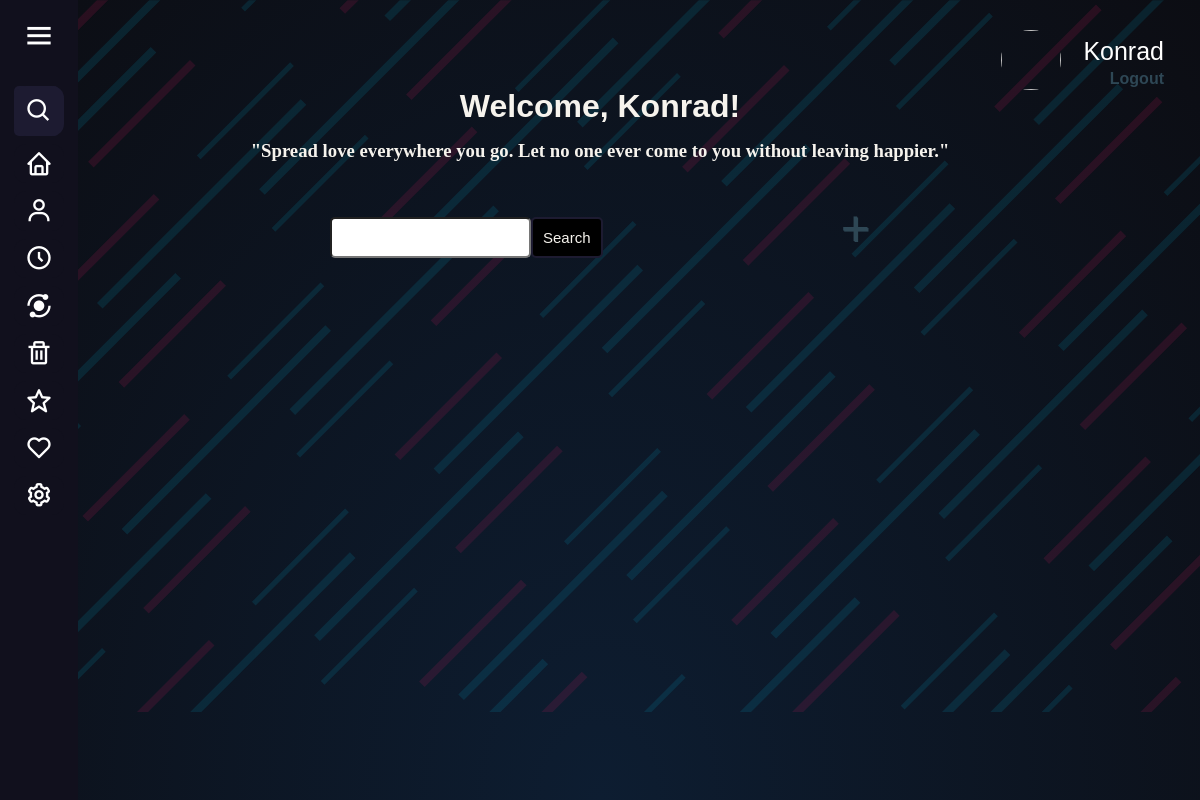
The app's page / (signed in), older data.
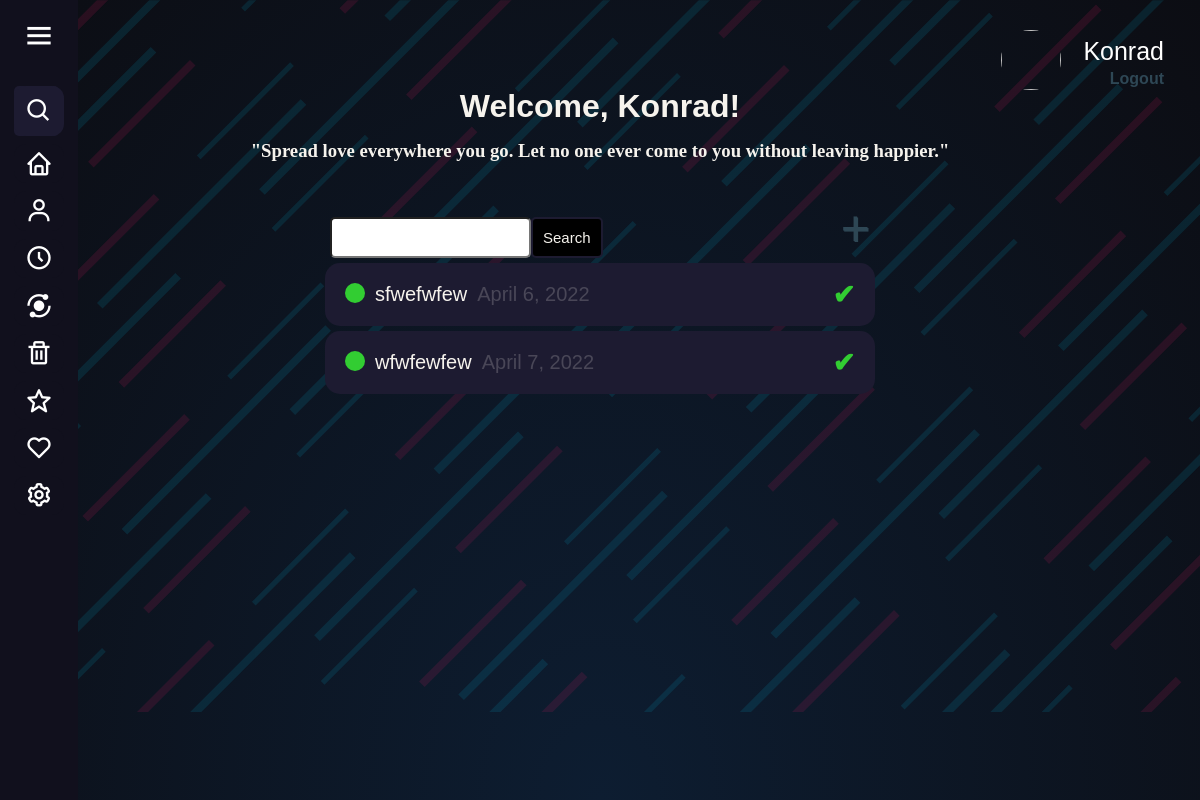
The same page, newer data.
### website/models.py (models this page shows)
class Task(models.Model):
    name = models.CharField(max_length=69)
    description = models.TextField(max_length=1337)
    deadline = models.DateField()
    status = models.BooleanField()
    visible = models.BooleanField(default=False)
    user = models.ForeignKey(User, on_delete=models.CASCADE, null=True, blank=True)
    def __str__(self):
        return self.name
    class Meta:
        ordering = ['-status', 'deadline']

### website/views.py (the view)
# urls.py: path('', views.MainTasksView.as_view(), name='main-tasks'),
class MainTasksView(LoginRequiredMixin, ListView):
    model = Task
    context_object_name = "tasks"
    template_name = "maintasks.html"
    def get_context_data(self, **kwargs):
        context = super().get_context_data(**kwargs)
        context['tasks'] = context['tasks'].filter(user=self.request.user)
        context['count'] = context['tasks'].filter(status=False).count()
        search_input = self.request.GET.get('search_bar') or ''
        if search_input:
            context['tasks'] = context['tasks'].filter(name__icontains=search_input)
        context['search_input'] = search_input
        quotes = ['"Logic will take you from A to B. Imagination will take you everywhere."',
                  '"Hate is a lack of imagination."',
                  '"I am a brain, Watson. The rest of me is a mere appendix."',
                  '"Beauty you are born with, but brains you earn."',
                  '"I not only use all the brains that I have, but all I can borrow."',
                  '"It’s not that I’m so smart, it’s just that I stay with problems longer."',
                  '"Any fool can know. The point is to understand."',
                  '"The measure of intelligence is the ability to change."',
                  '"Try not to become a person of success, but rather try to become a person of value."',
                  '"Education is not the learning of the facts, but the training of the mind to think."',
                  '"Spread love everywhere you go. Let no one ever come to you without leaving happier."',
                  '"Always remember that you are absolutely unique. Just like everyone else."',
                  '"Do not judge each day by the harvest you reap but by the seeds that you plant."',
                  '"The future belongs to those who believe in the beauty of their dreams."',
                  '"Tell me and I forget. Teach me and I remember. Involve me and I learn."',
                  '"It is during our darkest moments that we must focus to see the light."',
                  '"Life is a long lesson in humility."',
                  '"Success usually comes to those who are too busy to be looking for it."',
                  '"The way to get started is to quit talking and begin doing."',
                  '"If you really look closely, most overnight successes took a long time."',
                  '"The road to success and the road to failure are almost exactly the same."',
                  '"If you want to achieve excellence, you can get there today. As of this second, quit doing less-than-excellent work."',
                  '"Before anything else, preparation is the key to success."',
                  ]
        context['random_quote'] = random.choice(quotes)
        return context

### website/templates/maintasks.html (shortened to what this page needs)
{% extends "base.html" %}
{% block content %}
<html lang="en">
<head>
</head>
<body>
<div class="user-header-info">
{% if request.user.is_authenticated %}
<p class="user-nickname">
    <img class="rounded-circle account-img-main" src="{{ user.profile.avatar.url }} " style="cursor: pointer;"/>
    {{ request.user }}
</p>
<a class="user-log" href="{% url 'logout' %}">Logout</a>
{% else %}
<a class="user-log" href="{% url 'login' %}">Login</a>
{% endif %}
</div>
<div class="header-bar">
    <div>
        <h1>Welcome, {{ request.user.username|title }}!</h1>
        <h3 class="random-quote">{{ random_quote }}</h3>
    </div>
</div>
<div class="container">
<div class="search-bar-wrapper">
<form method="GET" class="search-bar">
    <input type="text" name="search_bar" value="{{ search_input }}">
    <input class="search-button" type="submit" value="Search">
</form>
    <div class="btn btn-primary tooltip-plus">
        <a id="create-link" href="{% url 'create-tasks' %}">&#x2b;</a>
    </div>
</div>
    <div class="tasks-wrapper">
        {% for task in tasks %}
        {% if task.visible == False %}
        <div class="specific-task">
            {% if task.status %}
                <div class="task-name">
                    <div class="task-completed-icon"></div>
                    <a href="{% url 'update-tasks' task.id %}">{{ task }}</a>
                    <div class="deadline-task">{{ task.deadline }}</div>
                </div>
            <div class="btn btn-primary tooltip-tick">
                <a class="delete-done-link" href="{% url 'confirm-tasks' task.id %}">&#10004;</a>
            </div>
            {% endif %}
        </div>
        {% endif %}
        {% empty %}
        <h3>No tasks yet.</h3>
        {% endfor %}
    </div>
</div>
</body>
</html>
{% endblock content %}

Row changes from the older to the newer data that the page shows:
added Task: name "sfwefwfew", deadline "April 6, 2022"
added Task: name "wfwfewfew", deadline "April 7, 2022"
